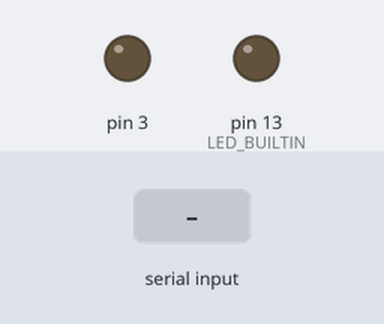
Bench run of a sketch on a simulated Arduino Uno, built with avr-gcc and run on an emulated ATmega328P. On the bench: output pins drawn as LEDs (lit = HIGH). The inputs (shaded band) are chosen by the test bench. What the sketch prints to the serial monitor is not drawn.

Above: at 1.2 s.
1.3 s: "8" received over Serial
At 1.64 s:
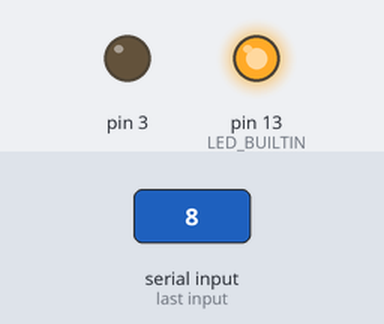
3.3 s: byte 45 ('-') received over Serial
At 4.6 s:
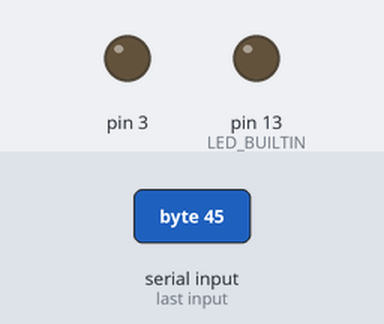
4.8 s: "+" received over Serial
At 5.14 s:
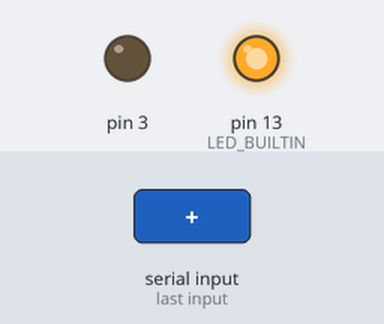
6.3 s: "2" received over Serial
At 8.2 s:
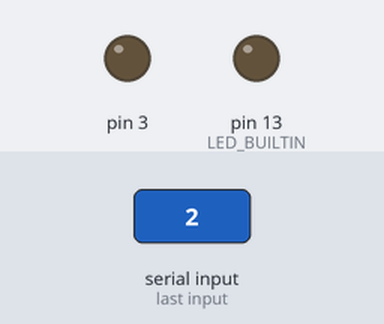
Timing chart, 0 to 8.8 s (numbered marks = the images above; inputs shaded):
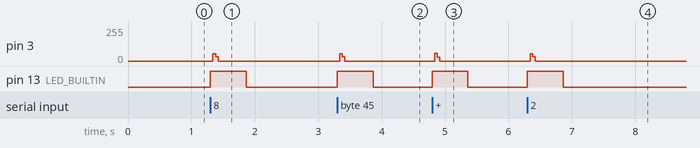

Measured:
- after the input at 1.3 s, pin 3: 0/255 → 56/255 at once, → 32/255 0.04 s later, → 0/255 0.04 s later; pin 13 (LED_BUILTIN): LOW → HIGH at once, → LOW 0.56 s later
- after the input at 3.3 s, pin 3: 0/255 → 56/255 at once, → 32/255 0.04 s later, → 0/255 0.04 s later; pin 13 (LED_BUILTIN): LOW → HIGH at once, → LOW 0.56 s later
- after the input at 4.8 s, pin 3: 0/255 → 59/255 at once, → 28/255 0.04 s later, → 0/255 0.04 s later; pin 13 (LED_BUILTIN): LOW → HIGH at once, → LOW 0.56 s later
- after the input at 6.3 s, pin 3: 0/255 → 56/255 at once, → 32/255 0.04 s later, → 0/255 0.04 s later; pin 13 (LED_BUILTIN): LOW → HIGH at once, → LOW 0.56 s later

The sketch:

AppleRemoteEMU.ino
```cpp
// (licence header left out)
#include "AppleRemoteIR.h"

AppleRemoteIR ar = AppleRemoteIR(3);      // output pin => 3

// Every AppleRemote has unique ID (1-255). You can specify the id (default = 1).
//AppleRemoteIR ar = AppleRemoteIR(3, 1); // output pin => 3,
                                          // AppleRemote ID => 1

void setup()
{
  Serial.begin(115200);
  Serial.println("");
  Serial.println("AppleRemote for Arduino");
  menu();
  Serial.print(">");

  pinMode(LED_BUILTIN, OUTPUT);
}

void loop()
{
  char val;
  if (Serial.available() > 0){
      val = Serial.read();
      switch(val){
        case 'h':
        case 'H':
                  menu();
                  break;
        case '8':  // UP
                  Serial.print("UP");
                  digitalWrite(LED_BUILTIN, HIGH);
                  ar.up();
                  PostProcess();
                  break;
        case '2':  // DOWN
                  Serial.print("DOWN");
                  digitalWrite(LED_BUILTIN, HIGH);
                  ar.down();
                  PostProcess();
                  break;
        case '4':  // LEFT
                  Serial.print("LEFT");
                  digitalWrite(LED_BUILTIN, HIGH);
                  ar.left();
                  PostProcess();
                  break;
        case '6':  // RIGHT
                  Serial.print("RIGHT");
                  digitalWrite(LED_BUILTIN, HIGH);
                  ar.right();
                  PostProcess();
                  break;
        case '5':  // CENTER
                  Serial.print("CENTER");
                  digitalWrite(LED_BUILTIN, HIGH);
                  ar.center();
                  PostProcess();
                  break;
        case '0':  // MENU
                  Serial.print("MENU");
                  digitalWrite(LED_BUILTIN, HIGH);
                  ar.menu();
                  PostProcess();
                  break;
        case ',':  // PLAY/PAUSE
                  Serial.print("PLAY/PAUSE");
                  digitalWrite(LED_BUILTIN, HIGH);
                  ar.play();
                  PostProcess();
                  break;
        case '+':  // PAIR ON
                  Serial.print("PAIR ON");
                  digitalWrite(LED_BUILTIN, HIGH);
                  ar.pairOn();
                  PostProcess();
                  break;
        case '-':  // PAIR OFF
                  Serial.print("PAIR OFF");
                  digitalWrite(LED_BUILTIN, HIGH);
                  ar.pairOff();
                  PostProcess();
                  break;
        default:
                  break;
      }
  }
}

void menu(){
  Serial.println("");
  Serial.println("         [8]:UP");
  Serial.println("[4]:LEFT [5]:CENTER [6]:RIGHT");
  Serial.println("         [2]:DOWN");
  Serial.println("[0];MENU            [,]:PLAY/PAUSE");
  Serial.println("[+]:PAIR ON [-]:PAIR OFF [H]:HELP");
  Serial.println("");
}

void PostProcess(){
  delay(500);
  Serial.println(".....ok");
  digitalWrite(LED_BUILTIN, LOW);
  Serial.print(">");
}
```

AppleRemoteIR.cpp
```cpp
// (licence header left out)
#include <Arduino.h>
#include "AppleRemoteIR.h"

AppleRemoteIR::AppleRemoteIR(int pin, byte id) : pin(pin), id(id)
{
	pinMode(pin, OUTPUT);
	digitalWrite(pin, LOW);
}

void AppleRemoteIR::send(uint8_t key)
{
	long data = ((long)id << 24) |
		    ((long)key << 16) |
		    (key == 0x02?0x87E0:0x87EE); /* special code for pairing */

	//send leader code
	send38K(9000);
	delayMicroseconds(4500);

	//send data
	for(int i = 0; i < 32; i++, data>>=1) {
		send38K(560);
		if((data & 1) == 0)
			delayMicroseconds(565);
		else
			delayMicroseconds(1690);
	}

	//stop bit
	send38K(560);
}

void AppleRemoteIR::send38K(int time)
{
	for(int i = 0; i < time/26; i++) {
		digitalWrite(pin, HIGH);
		delayMicroseconds(9);
		digitalWrite(pin, LOW);
		delayMicroseconds(8);
	}
}
```

AppleRemoteIR.h
```cpp
// (licence header left out)
#ifndef APPLE_REMOTE_IR_H
#define APPLE_REMOTE_IR_H

//#include <inttypes.h>
//#include <WProgram.h>

class AppleRemoteIR
{
   public:
	AppleRemoteIR(int irpin, byte id = 1);

	void send(byte key);

	void pairOn()	{ send(0x02); }
  void pairOff() { send(0x04); }  // aya add
	void menu()	{ send(0x03); }
	void play()	{ send(0x05); }
	void right()	{ send(0x06); }
	void left()	{ send(0x09); }
	void up()	{ send(0x0A); }
	void down()	{ send(0x0C); }
  void center() { send(0x5C); } // aya add

    private:
	int	pin;
	uint8_t	id;
	void	send38K(int time);
};

#endif
```
